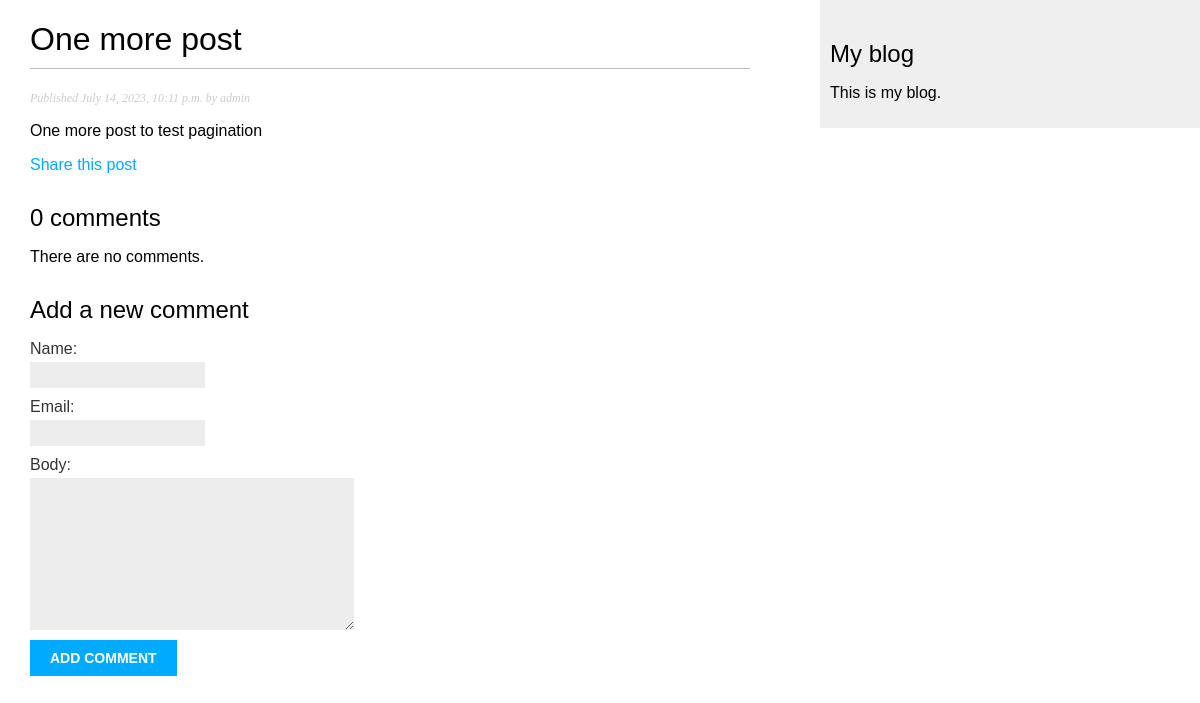
Page /blog/2023/7/14/one-more-post/ on the earlier database version.
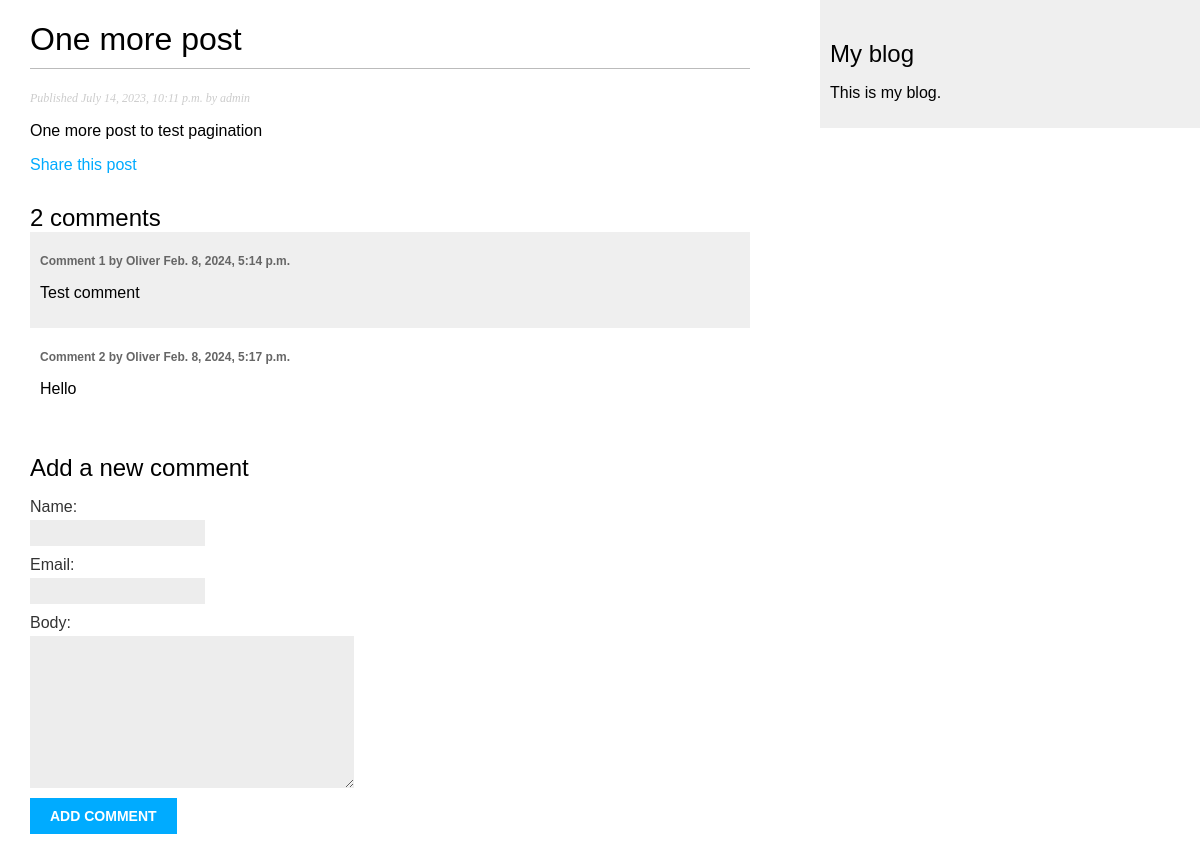
Same page on the later database version.
### blog/models.py (models this page shows, shortened)
class Comment(models.Model):
    post = models.ForeignKey(
        Post,
        on_delete=models.CASCADE,
        related_name='comments'
    )
    name = models.CharField(max_length=80)
    email = models.EmailField()
    body = models.TextField()
    created = models.DateTimeField(auto_now_add=True)
    updated = models.DateTimeField(auto_now=True)
    active = models.BooleanField(default=True)
    class Meta:
        ordering = ['created']
        indexes = [
            models.Index(fields=['created'])
        ]

### blog/views.py (the view)
def post_detail(request, year, month, day, post):
    post = get_object_or_404(
        Post,
        status=Post.Status.PUBLISHED,
        slug=post,
        publish__year=year,
        publish__month=month,
        publish__day=day
    )
    comments = post.comments.filter(active=True)
    form = CommentForm()
    return render(
        request,
        'blog/post/detail.html',
        {
            'post': post,
            'comments': comments,
            'form': form
        }
    )

### blog/forms.py
class CommentForm(forms.ModelForm):
    class Meta:
        model = Comment
        fields = ['name', 'email', 'body']

### blog/templates/blog/post/detail.html (shortened to what this page needs)
{% extends 'blog/base.html' %}
{% block content %}
  <h1>{{ post.title }}</h1>
  <p class="date">
    Published {{ post.publish }} by {{ post.author }}
  </p>
  {{ post.body|linebreaks }}
  <p>
    <a href="{% url "blog:post_share" post.id %}">
      Share this post
    </a>
  </p>
  {% with comments.count as total_comments %}
    <h2>
      {{ total_comments }} comment{{ total_comments|pluralize }}
    </h2>
  {% endwith %}
  {% for comment in comments %}
    <div class="comment">
      <p class="info">
        Comment {{ forloop.counter }} by {{ comment.name }}
        {{ comment.created }}
      </p>
      {{ comment.body|linebreaks }}
    </div>
  {% empty %}
    <p>There are no comments.</p>
  {% endfor %}
  {% include "blog/post/includes/comment_form.html" %}
{% endblock %}

Differences in the rows shown:
added Comment: name "Oliver", created "Feb. 8, 2024, 5:14 p.m.", body "Test comment"
added Comment: name "Oliver", created "Feb. 8, 2024, 5:17 p.m.", body "Hello"
Other differences:
{{ total_comments }}: "0" → "2"
text no longer shown: "There are no comments."
